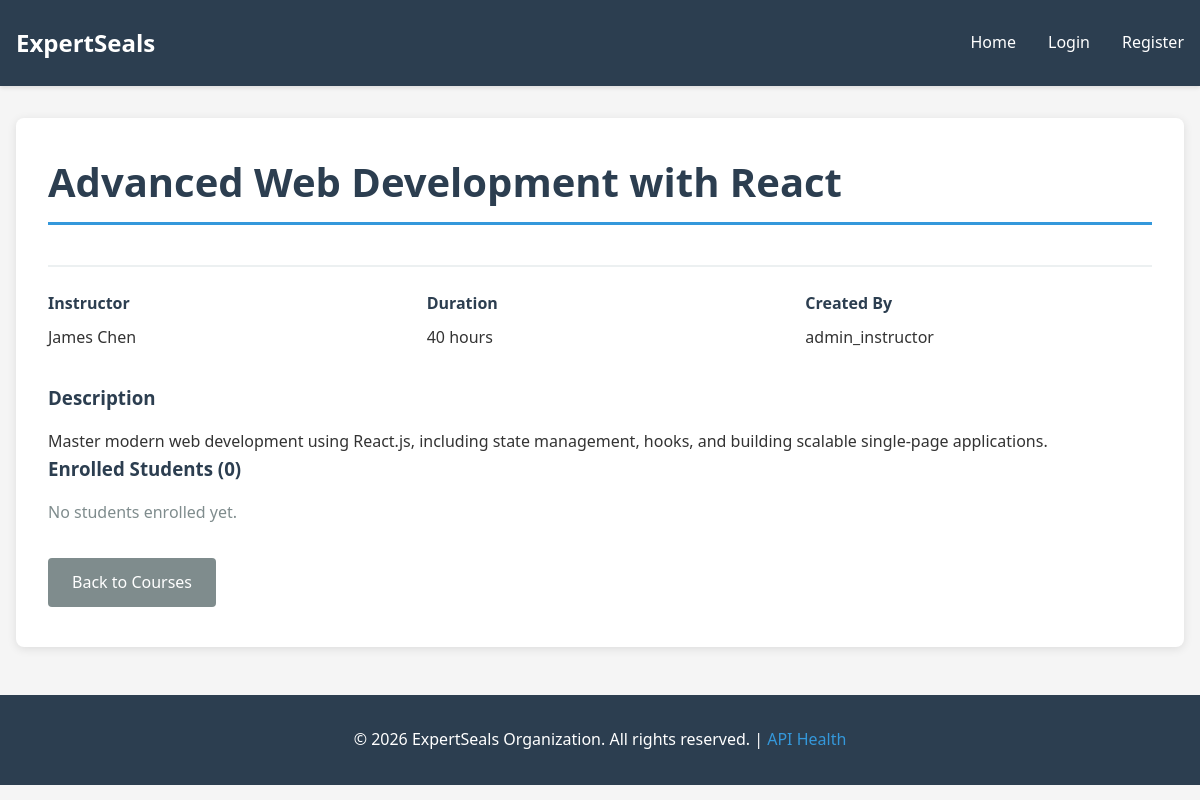
/course/2, run on the app's committed database.
### app/models.py (models this page shows, shortened)
class Course(_db.Model):
    id = _db.Column(_db.Integer, primary_key=True)
    title = _db.Column(_db.String(100), nullable=False)
    description = _db.Column(_db.Text, nullable=True)
    instructor = _db.Column(_db.String(100), nullable=False)
    duration_hours = _db.Column(_db.Integer, nullable=False)
    created_by = _db.Column(_db.Integer, _db.ForeignKey('user.id'), nullable=False)
    created_user = _db.relationship('User', backref=_db.backref('courses', lazy=True))

class User(_db.Model):
    id = _db.Column(_db.Integer, primary_key=True)
    username = _db.Column(_db.String(100), unique=True, nullable=False)
    password_hash = _db.Column(_db.String(255), nullable=False)
    is_admin = _db.Column(_db.Boolean, default=False)

### app/routes.py (the view)
@bp.route('/course/<int:course_id>')
def view_course(course_id):
    course = Course.query.get_or_404(course_id)
    return render_template('course.html', course=course)

### app/templates/course.html (shortened to what this page needs)
{% extends 'base.html' %}
{% block content %}
<div class="course-details">
    <div class="course-details-header">
        <h1>{{ course.title }}</h1>
    </div>
    <div class="course-info">
        <div class="course-info-item">
            <strong>Instructor</strong>
            {{ course.instructor }}
        </div>
        <div class="course-info-item">
            <strong>Duration</strong>
            {{ course.duration_hours }} hours
        </div>
        <div class="course-info-item">
            <strong>Created By</strong>
            {{ course.created_user.username }}
        </div>
    </div>
    {% if course.description %}
    <div>
        <h3>Description</h3>
        <p>{{ course.description }}</p>
    </div>
    {% endif %}
    <div>
        <h3>Enrolled Students ({{ course.enrollments|length }})</h3>
        {% if course.enrollments %}
            <ul class="enrollments-list">
                {% for enrollment in course.enrollments %}
                    <li>
                        {{ enrollment.student_name }}
                        {% if current_user.is_authenticated and (current_user.id == course.created_by or current_user.is_admin) %}
                            <form method="post" action="{{ url_for('main.delete_enrollment', enrollment_id=enrollment.id) }}" style="display: inline;">
                                <button type="submit" class="btn btn-danger remove-btn" onclick="return confirm('Remove this student?');">Remove</button>
                            </form>
                        {% endif %}
                    </li>
                {% endfor %}
            </ul>
        {% else %}
            <p style="color: #7f8c8d;">No students enrolled yet.</p>
        {% endif %}
    </div>
    <div style="margin-top: 2rem;">
        <a href="{{ url_for('main.index') }}" class="btn btn-secondary">Back to Courses</a>
    </div>
</div>
{% endblock %}

### app/static/style.css (style rules this page uses)
* { margin: 0; padding: 0; box-sizing: border-box; }
:root { --primary-color: #2c3e50; --secondary-color: #3498db; --success-color: #27ae60; --danger-color: #e74c3c; --warning-color: #f39c12; --light-gray: #ecf0f1; --dark-gray: #7f8c8d; }
body { font-family: 'Segoe UI', Tahoma, Geneva, Verdana, sans-serif; line-height: 1.6; color: #333; background-color: #f5f5f5; }
h1, h2, h3 { color: var(--primary-color); margin-bottom: 1rem; }
h1 { font-size: 2.5rem; border-bottom: 3px solid var(--secondary-color); padding-bottom: 0.5rem; }
button, .btn, a.btn { display: inline-block; padding: 0.75rem 1.5rem; margin-right: 0.5rem; margin-bottom: 0.5rem; border: none; border-radius: 4px; font-size: 1rem; cursor: pointer; text-decoration: none; transition: all 0.3s; }
.btn-secondary { background-color: var(--dark-gray); color: white; }
.course-details { background-color: white; border-radius: 8px; box-shadow: 0 2px 10px rgba(0, 0, 0, 0.1); padding: 2rem; }
.course-details-header { border-bottom: 2px solid var(--light-gray); padding-bottom: 1.5rem; margin-bottom: 1.5rem; }
.course-info { display: grid; grid-template-columns: repeat(auto-fit, minmax(250px, 1fr)); gap: 2rem; margin-bottom: 2rem; }
.course-info-item strong { display: block; color: var(--primary-color); margin-bottom: 0.5rem; }

### data on the page
Course: title "Advanced Web Development with React", instructor "James Chen", duration_hours "40", description "Master modern web development using React.js, including state management, hooks, and building scalable single-page applications."
User: created_user.username "admin_instructor"

### other printed values
{{ course.enrollments|length }} "0"
